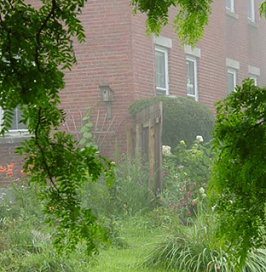
%> input picture srcImages/hazy3.PNG, 266 x 272 px
$ octave dehaze.m   (GNU Octave 9; MATLAB toolbox functions it lacks are replaced by stand-ins)
%> lines starting %> are read from the running program, lines starting %| are printed output that depends on the picture; in (x1, y1, x2, y2) boxes, pixels count from 0 and x2, y2 are one past the last pixel; in counts of white or black regions, pixels touching at a corner belong together; the program's own positions count from 1
### code/Berman method/airlightEstimation.m
function A = airlightEstimation(img)

    dim = size(img);
%> dim = [272 266 3]

    centroids = zeros(0, 3); % centroids of the patches
    PC = zeros(0, 3); % principal components of the patches
    % treshold values for each saved patch
    crit1 = [];
    crit2 = [];
    crit3 = [];

    edges = edge(mean(img, 3), "canny");
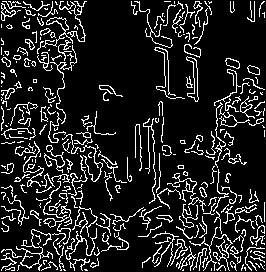
%> edges: size 272x266 logical; 13.4% white in thin lines or dots
    patchSize = 10;

    for i = 1:floor(dim(1)/patchSize)
        for j = 1:floor(dim(2)/patchSize)

            patch = img(1+patchSize*(i-1):patchSize*i,1+patchSize*(j-1):patchSize*j,:);
            centroid = mean(mean(patch, 1), 2);
            centroid = reshape(centroid, 1, 3);

            % PCA (Principal Component Analysis)
            patch_reshaped = reshape(patch, [], 3);
            cov_matrix = cov(double(patch_reshaped));
            [eigenvectors, eigenvalues] = eig(cov_matrix);
            % Find the principal component (largest eigenvector)
            [~, max_idx] = max(diag(eigenvalues));
            principal_component = eigenvectors(:, max_idx);

            % Project pixels onto the principal component
            projections = patch_reshaped * principal_component;
            distances = abs(projections - mean(projections));

            % Sort distances and discard the farthest 20% pixels
            [~, sorted_indices] = sort(distances, 'ascend');
            cutoff_index = round(0.8 * length(sorted_indices));
            filtered_patch = patch_reshaped(sorted_indices(1:cutoff_index), :);

            % Recompute PCA with the filtered patch
            cov_matrix_filtered = cov(double(filtered_patch));
            [eigenvectors_filtered, eigenvalues_filtered] = eig(cov_matrix_filtered);
            [eigenvalues_filtered_sorted, sort_indices] = sort(diag(eigenvalues_filtered), 'descend');
            eigenvectors_filtered = eigenvectors_filtered(:, sort_indices);

            principal_component = eigenvectors_filtered(:, 1);
            if sum(principal_component >= 0) ~= 3
                % 'Positive principal component' rule broken
                continue;
            end

            numberOfEdges = sum(edges(1+patchSize*(i-1):patchSize*i,1+patchSize*(j-1):patchSize*j), 'all');
            if numberOfEdges > 0
                % 'Patches do not contain an edge' rule broken
                continue;
            end

            centroids = [centroids; centroid];
            PC = [PC; principal_component'];

            crit1 = [crit1; eigenvalues_filtered_sorted(1)];
            crit2 = [crit2; eigenvalues_filtered_sorted(1)/eigenvalues_filtered_sorted(2)];
            d = norm(cross(centroid, principal_component)) / norm(principal_component);
            crit3 = [crit3; d];

        end
    end
%> after the loop, PC = 138 rows, first 12: [0.574 0.585 0.572; 0.602 0.563 0.566; 0.507 0.566 0.65; 0.373 0.507 0.777; 0.584 0.674 0.452; 0.463 0.661 0.59; 0.561 0.602 0.568; 0.358 0.708 0.608; 0.458 0.663 0.592; 0.434 0.676 0.596; 0.405 0.691 0.599; 0.502 0.576 0.645]; centroids = 138 rows, first 12: [0.672 0.585 0.564; 0.671 0.588 0.57; 0.664 0.596 0.566; 0.666 0.58 0.557; 0.179 0.267 0.0589; 0.669 0.584 0.564; 0.674 0.581 0.554; 0.67 0.577 0.553; 0.675 0.577 0.549; 0.675 0.577 0.549; 0.671 0.576 0.546; 0.661 0.581 0.554]; crit1 = 138 values, max 0.00482 at index 138, min 0.000119 at index 30, mean 0.00127; crit2 = 138 values, max 4.51e+16 at index 32, min 1.2 at index 105, mean 3.27e+14; crit3 = 138 values, max 0.532 at index 135, min 0.0136 at index 108, mean 0.156

    crit1Sorted = sort(crit1, 'descend');
%> crit1Sorted = 138 values, max 0.00482 at index 1, min 0.000119 at index 138, mean 0.00127
    crit2Sorted = sort(crit2, 'descend');
%> crit2Sorted = 138 values, max 4.51e+16 at index 1, min 1.2 at index 138, mean 3.27e+14
    crit3Sorted = sort(crit3, 'descend');
%> crit3Sorted = 138 values, max 0.532 at index 1, min 0.0136 at index 138, mean 0.156

    thresholds = [crit1Sorted(51), crit2Sorted(51), crit3Sorted(51)];
%> thresholds = [0.00138 7.31 0.169]
    validIndexes = [];

    for i = 1:size(centroids, 1)
        if crit1(i) < thresholds(1) || crit2(i) < thresholds(2) || crit3(i) < thresholds(3)
            continue;
        end
        validIndexes = [validIndexes; i];
    end
%> after the loop, validIndexes = [72; 129; 130; 134; 135; 138]

    while size(validIndexes, 1) < 10
        thresholds = thresholds * 0.97;
        validIndexes = [];
        for i = 1:size(centroids, 1)
            if crit1(i) < thresholds(1) || crit2(i) < thresholds(2) || crit3(i) < thresholds(3)
                continue;
            end
            validIndexes = [validIndexes; i];
        end
    end
%> this loop made 5 passes
%> thresholds on passes 1 to 5: [0.00134 7.1 0.164], [0.0013 6.88 0.159], [0.00126 6.68 0.154], [0.00122 6.48 0.15], [0.00118 6.28 0.145]

    % an angle criterion is described in the reference paper
    % as the line is 3 dimensional, the condition is quite complex to implement

    figure;
    hold on;
    grid on;
    xlabel('X');
    ylabel('Y');
    zlabel('Z');
    title('3D Lines through Centroids with Principal Component Directions');

    for i = 1:length(validIndexes)
        idx = validIndexes(i);
        point = centroids(idx, :);
        direction = PC(idx, :);

        % Define the line in both directions
        t = -10:0.1:10; % Parameter for the line
        line_points = point + t' * direction;

        % Plot the line
        plot3(line_points(:, 1), line_points(:, 2), line_points(:, 3));
    end
%> this loop made 10 passes
%> (idx, point, direction) on passes 1 to 10: (6, [0.669 0.584 0.564], [0.463 0.661 0.59]), (44, [0.654 0.572 0.542], [0.323 0.66 0.678]), (63, [0.647 0.554 0.525], [0.459 0.653 0.602]), (72, [0.634 0.553 0.511], [0.431 0.677 0.597]), (112, [0.485 0.548 0.41], [0.623 0.383 0.682]), (129, [0.443 0.548 0.307], [0.604 0.553 0.574]), (130, [0.465 0.582 0.325], [0.641 0.497 0.585]), (134, [0.559 0.703 0.332], [0.584 0.588 0.56]), (135, [0.582 0.728 0.341], [0.474 0.406 0.782]), (138, [0.552 0.691 0.342], [0.564 0.536 0.628])

    xlim([0 1]);
    ylim([0 1]);
    zlim([0 1]);
    hold off;

    % Compute candidate orientation vectors by intersecting planes
    candidateOrientations = [];
    for i = 1:length(validIndexes)
        for j = i+1:length(validIndexes)
            idx1 = validIndexes(i);
            idx2 = validIndexes(j);

            % Centroids and principal components of the two patches
            point1 = centroids(idx1, :);
            direction1 = PC(idx1, :);
            point2 = centroids(idx2, :);
            direction2 = PC(idx2, :);

            % Compute the normal vector of the plane defined by each line
            normal1 = cross(direction1, point1);
            normal2 = cross(direction2, point2);

            % Compute the candidate orientation vector as the intersection of the planes
            candidateOrientation = cross(normal1, normal2);
            if norm(candidateOrientation) > 0
                candidateOrientation = candidateOrientation / norm(candidateOrientation);
                candidateOrientations = [candidateOrientations; candidateOrientation];
            end
        end
    end
%> after the loop, candidateOrientations = 45 rows, first 12: [0.615 0.57 0.545; 0.574 0.598 0.559; 0.424 0.68 0.598; 0.598 0.582 0.551; 0.602 0.579 0.55; 0.627 0.561 0.54; 0.584 0.591 0.556; 0.557 0.609 0.565; 0.575 0.597 0.559; -0.641 -0.558 -0.528; -0.675 -0.539 -0.504; 0.599 0.577 0.555]

    % Compute distances between patch lines and candidate rays
    distances = zeros(size(centroids, 1), size(candidateOrientations, 1));
    for i = 1:size(centroids, 1)
        point = centroids(i, :);
        direction = PC(i, :);

        for j = 1:size(candidateOrientations, 1)
            rayDirection = candidateOrientations(j, :);

            % Compute the nearest points on the line and the ray
            t = dot(rayDirection, (point - dot(point, rayDirection) * rayDirection)) / dot(rayDirection, rayDirection);
            nearestPointOnRay = t * rayDirection;
            nearestPointOnLine = point + dot(nearestPointOnRay - point, direction) * direction;

            % Compute the Euclidean distance
            distances(i, j) = norm(nearestPointOnLine - nearestPointOnRay);
        end
    end
%> this loop made 138 passes
%> (point, direction) on passes 1 to 12: ([0.672 0.585 0.564], [0.574 0.585 0.572]), ([0.671 0.588 0.57], [0.602 0.563 0.566]), ([0.664 0.596 0.566], [0.507 0.566 0.65]), ([0.666 0.58 0.557], [0.373 0.507 0.777]), ([0.179 0.267 0.0589], [0.584 0.674 0.452]), ([0.669 0.584 0.564], [0.463 0.661 0.59]), ([0.674 0.581 0.554], [0.561 0.602 0.568]), ([0.67 0.577 0.553], [0.358 0.708 0.608]), ([0.675 0.577 0.549], [0.458 0.663 0.592]), ([0.675 0.577 0.549], [0.434 0.676 0.596]), ([0.671 0.576 0.546], [0.405 0.691 0.599]), ([0.661 0.581 0.554], [0.502 0.576 0.645])
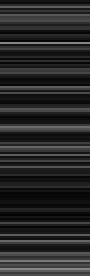
%> distances: size 138x45 double (shown 2 times larger); min 0.0136, max 0.532, mean 0.156

    % Select the ray with the lowest median distance
    medianDistances = median(distances, 1);
%> medianDistances = 45 values, max 0.108 at index 10, min 0.108 at index 18, mean 0.108
    [~, bestRayIndex] = min(medianDistances);
%> bestRayIndex = 18
    A = candidateOrientations(bestRayIndex, :);
%> A = [-0.811 -0.415 -0.413]

    hold on;
    quiver3(0, 0, 0, A(1), A(2), A(3), 'r', 'LineWidth', 2, 'MaxHeadSize', 2);
    hold off;

end

### code/Berman method/dehaze.m
clear; close all; clc;

src = im2double(imread('../../srcImages/hazy3.png'));

A = airlightEstimation(src);
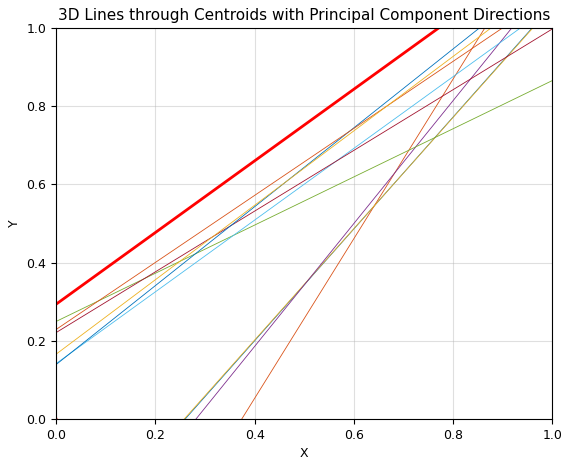
%> figure redrawn from the program's plot data; curve peaks at x = 5.3, y = 7.2, above the top of the axes
%> A = [-0.811 -0.415 -0.413]

$ run again, with srcImages/hazy1.png copied over srcImages/hazy3.PNG
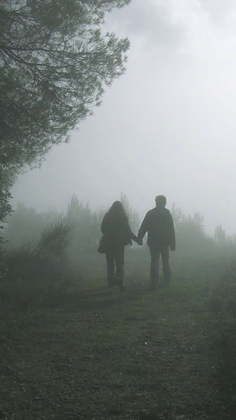
%> input picture srcImages/hazy1.png, 236 x 420 px, shrunk from 474 x 843 before the run
%> in airlightEstimation, `edges = edge(mean(img, 3), "canny");`:
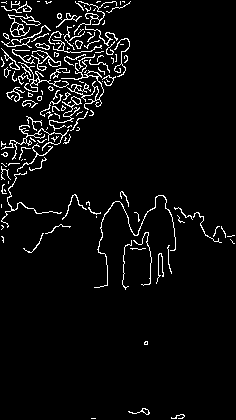
%> edges: size 420x236 logical; 4.9% white in thin lines or dots
%> after the loop in airlightEstimation, `for i = 1:floor(dim(1)/patchSize)`: PC = 649 rows, first 12: [0.569 0.557 0.605; 0.609 0.563 0.559; 0.609 0.545 0.577; 0.52 0.637 0.57; 0.704 0.449 0.551; 0.571 0.571 0.589; 0.58 0.455 0.675; 0.661 0.482 0.575; 0.577 0.577 0.577; 0.788 0.274 0.551; 0.577 0.577 0.577; 0.184 0.477 0.86]; centroids = 649 rows, first 12: [0.321 0.358 0.331; 0.805 0.825 0.849; 0.843 0.857 0.883; 0.873 0.886 0.913; 0.914 0.921 0.939; 0.926 0.93 0.947; 0.921 0.922 0.951; 0.886 0.898 0.926; 0.886 0.898 0.925; 0.9 0.904 0.932; 0.302 0.337 0.318; 0.765 0.783 0.818]; crit1 = 649 values, max 0.0018 at index 270, min 1.14e-06 at index 63, mean 0.000229; crit2 = 649 values, max 3.09e+17 at index 326, min -3.23e+16 at index 272, mean 1.01e+15; crit3 = 649 values, max 0.922 at index 209, min 0.0012 at index 577, mean 0.121
%> crit1Sorted = 649 values, max 0.0018 at index 1, min 1.14e-06 at index 649, mean 0.000229
%> crit2Sorted = 649 values, max 3.09e+17 at index 1, min -3.23e+16 at index 649, mean 1.01e+15
%> crit3Sorted = 649 values, max 0.922 at index 1, min 0.0012 at index 649, mean 0.121
%> in airlightEstimation, `thresholds = [crit1Sorted(51), crit2Sorted(51), crit3Sorted(51)];`: thresholds = [0.000572 451.9 0.421]
%> the loop in airlightEstimation, `while size(validIndexes, 1) < 10` made 64 passes
%> thresholds on passes 1 to 8: [0.000555 438.3 0.408], [0.000539 425.2 0.396], [0.000522 412.4 0.384], [0.000507 400 0.372], [0.000492 388 0.361], [0.000477 376.4 0.35], [0.000463 365.1 0.34], [0.000449 354.1 0.33]
%> after the loop in airlightEstimation, `while size(validIndexes, 1) < 10`: thresholds = [8.15e-05 64.33 0.0599]
%> the loop in airlightEstimation, `for i = 1:length(validIndexes)` made 10 passes
%> (idx, point, direction) on passes 1 to 8: (2, [0.805 0.825 0.849], [0.609 0.563 0.559]), (3, [0.843 0.857 0.883], [0.609 0.545 0.577]), (25, [0.827 0.845 0.869], [0.614 0.539 0.577]), (35, [0.886 0.898 0.923], [0.615 0.615 0.493]), (255, [0.483 0.526 0.505], [0.548 0.548 0.632]), (256, [0.509 0.552 0.532], [0.604 0.598 0.527]), (265, [0.456 0.499 0.478], [0.533 0.533 0.657]), (270, [0.604 0.638 0.621], [0.631 0.486 0.605])
%> after the loop in airlightEstimation, `for i = 1:length(validIndexes)`: candidateOrientations = 45 rows, first 12: [-0.562 -0.576 -0.593; -0.563 -0.576 -0.593; 0.567 0.575 0.589; -0.551 -0.579 -0.601; 0.466 0.597 0.653; -0.546 -0.581 -0.604; -0.576 -0.573 -0.584; -0.542 -0.582 -0.607; -0.553 -0.579 -0.599; -0.569 -0.572 -0.591; 0.566 0.574 0.592; -0.551 -0.583 -0.597]
%> the loop in airlightEstimation, `for i = 1:size(centroids, 1)` made 649 passes
%> (point, direction) on passes 1 to 3: ([0.321 0.358 0.331], [0.569 0.557 0.605]), ([0.805 0.825 0.849], [0.609 0.563 0.559]), ([0.843 0.857 0.883], [0.609 0.545 0.577])
%> medianDistances = 45 values, max 0.034 at index 1, min 0.034 at index 7, mean 0.034
%> bestRayIndex = 7
%> in airlightEstimation, `A = candidateOrientations(bestRayIndex, :);`: A = [-0.576 -0.573 -0.584]
%> `A = airlightEstimation(src);`:
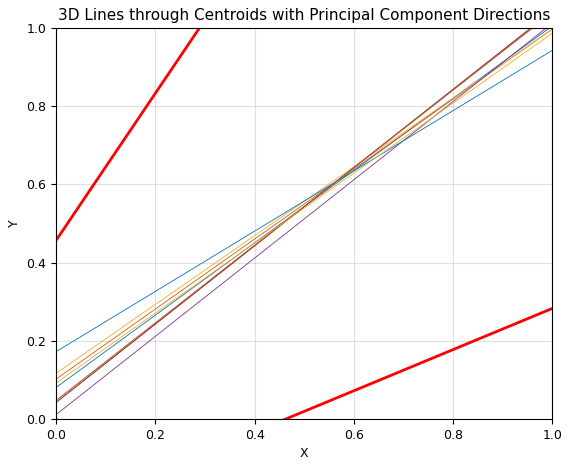
%> figure redrawn from the program's plot data; curve peaks at x = 6.9, y = 6.45, above the top of the axes

$ run again, with srcImages/hazy5.png copied over srcImages/hazy3.PNG
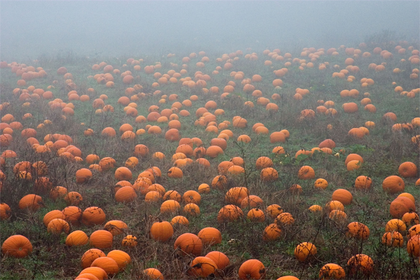
%> input picture srcImages/hazy5.png, 420 x 280 px, shrunk from 600 x 400 before the run
%> in airlightEstimation, `edges = edge(mean(img, 3), "canny");`:
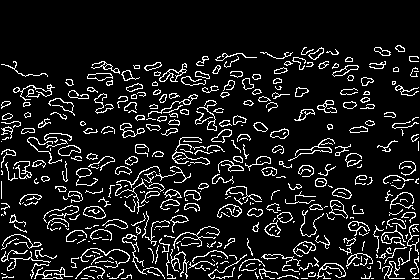
%> edges: size 280x420 logical; 10.7% white in thin lines or dots, all inside (x1, y1, x2, y2) = (1, 45, 419, 279)
%> after the loop in airlightEstimation, `for i = 1:floor(dim(1)/patchSize)`: PC = 318 rows, first 12: [0.795 0.358 0.489; 0.69 0.484 0.538; 0.743 0.439 0.506; 0.711 0.454 0.537; 0.778 0.353 0.52; 0.825 0.313 0.471; 0.795 0.357 0.49; 0.822 0.32 0.471; 0.797 0.323 0.51; 0.794 0.377 0.478; 0.885 0.122 0.45; 0.787 0.276 0.552]; centroids = 318 rows, first 12: [0.699 0.755 0.824; 0.698 0.757 0.823; 0.697 0.758 0.823; 0.702 0.762 0.826; 0.704 0.764 0.829; 0.707 0.767 0.831; 0.708 0.767 0.833; 0.71 0.77 0.835; 0.716 0.773 0.837; 0.714 0.772 0.837; 0.718 0.771 0.838; 0.716 0.773 0.838]; crit1 = 318 values, max 0.00366 at index 317, min 2.44e-05 at index 44, mean 0.000529; crit2 = 318 values, max 51.54 at index 158, min 1.05 at index 184, mean 7.93; crit3 = 318 values, max 0.768 at index 11, min 0.00262 at index 256, mean 0.162
%> crit1Sorted = 318 values, max 0.00366 at index 1, min 2.44e-05 at index 318, mean 0.000529
%> crit2Sorted = 318 values, max 51.54 at index 1, min 1.05 at index 318, mean 7.93
%> crit3Sorted = 318 values, max 0.768 at index 1, min 0.00262 at index 318, mean 0.162
%> in airlightEstimation, `thresholds = [crit1Sorted(51), crit2Sorted(51), crit3Sorted(51)];`: thresholds = [0.00109 11.7 0.268]
%> the loop in airlightEstimation, `while size(validIndexes, 1) < 10` made 32 passes
%> thresholds on passes 1 to 8: [0.00106 11.35 0.26], [0.00102 11.01 0.252], [0.000994 10.68 0.244], [0.000964 10.36 0.237], [0.000935 10.05 0.23], [0.000907 9.75 0.223], [0.00088 9.45 0.216], [0.000854 9.17 0.21]
%> the loop in airlightEstimation, `for i = 1:length(validIndexes)` made 11 passes
%> (idx, point, direction) on passes 1 to 8: (159, [0.555 0.613 0.658], [0.397 0.611 0.685]), (194, [0.619 0.668 0.703], [0.445 0.624 0.643]), (200, [0.637 0.69 0.717], [0.366 0.581 0.727]), (203, [0.641 0.683 0.705], [0.268 0.49 0.829]), (204, [0.628 0.679 0.703], [0.402 0.479 0.78]), (221, [0.457 0.476 0.491], [0.645 0.592 0.484]), (222, [0.552 0.558 0.572], [0.312 0.736 0.601]), (225, [0.489 0.523 0.514], [0.558 0.678 0.479])
%> after the loop in airlightEstimation, `for i = 1:length(validIndexes)`: candidateOrientations = 55 rows, first 12: [-0.56 -0.568 -0.602; 0.506 0.585 0.634; 0.53 0.578 0.62; 0.531 0.578 0.619; -0.538 -0.576 -0.615; -0.587 -0.559 -0.585; -0.553 -0.571 -0.607; -0.0859 -0.632 -0.77; -0.739 -0.486 -0.467; -0.776 -0.462 -0.429; 0.53 0.584 0.614; 0.538 0.58 0.611]
%> the loop in airlightEstimation, `for i = 1:size(centroids, 1)` made 318 passes
%> (point, direction) on passes 1 to 3: ([0.699 0.755 0.824], [0.795 0.358 0.489]), ([0.698 0.757 0.823], [0.69 0.484 0.538]), ([0.697 0.758 0.823], [0.743 0.439 0.506])
%> medianDistances = 55 values, max 0.114 at index 8, min 0.114 at index 20, mean 0.114
%> bestRayIndex = 20
%> in airlightEstimation, `A = candidateOrientations(bestRayIndex, :);`: A = [0.551 0.583 0.598]
%> `A = airlightEstimation(src);`:
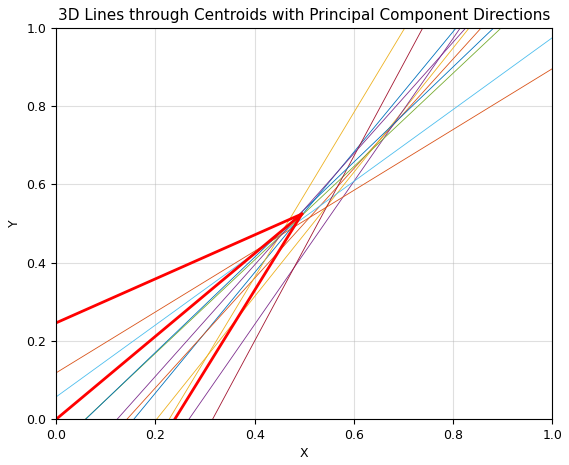
%> figure redrawn from the program's plot data; curve peaks at x = 4.52, y = 6.72, above the top of the axes
